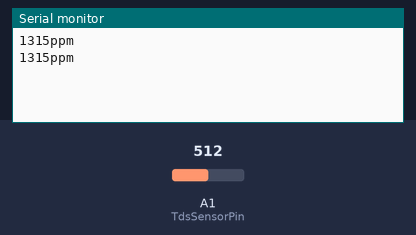
Recording of a sketch running on a simulated Arduino Uno, built with avr-gcc and run on an emulated ATmega328P. Parts: the last lines printed to the serial monitor. The test bench sets the inputs (shaded band); at power-on: A1 (TdsSensorPin) = 512.

Above: at 1.8 s.
1.9 s: A1 (TdsSensorPin) set to 716
At 2.4 s:
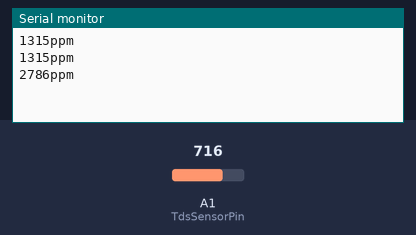
3.4 s: A1 (TdsSensorPin) set to 900
At 4.8 s:
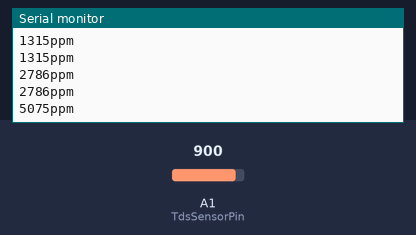
Timing chart, 0 to 6.4 s (numbered marks = the images above; inputs shaded):
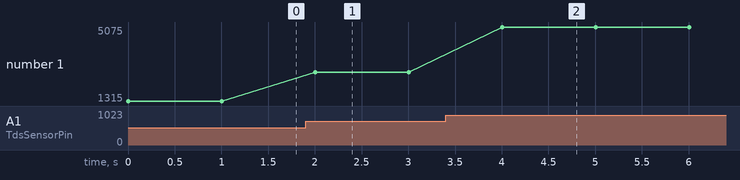

Measured:
- after the input at 1.9 s, the serial monitor: prints a new line after 0.10 s (image 1)
- after the input at 3.4 s, the serial monitor: prints a new line after 0.60 s (image 2)
- plotted number 1: 1315 → 2786 after the input at 1.9 s, 2786 → 5075 after the input at 3.4 s

The sketch:

tds-sensor.ino
```cpp
#include <EEPROM.h>
#include "GravityTDS.h"

#define TdsSensorPin A1 //analog 1
GravityTDS gravityTds;

float temperature = 25,tdsValue = 0;

void setup()
{
    Serial.begin(115200);
    gravityTds.setPin(TdsSensorPin);
    gravityTds.setAref(5.0);  //reference voltage on ADC, default 5.0V on Arduino UNO
    gravityTds.setAdcRange(1024);  //1024 for 10bit ADC;4096 for 12bit ADC
    gravityTds.begin();  //initialization
}

void loop()
{
    //temperature = readTemperature();  //add your temperature sensor and read it
    gravityTds.setTemperature(temperature);  // set the temperature and execute temperature compensation
    gravityTds.update();  //sample and calculate
    tdsValue = gravityTds.getTdsValue();  // then get the value
    Serial.print(tdsValue,0);
    Serial.println("ppm");
    delay(1000);
}
```
